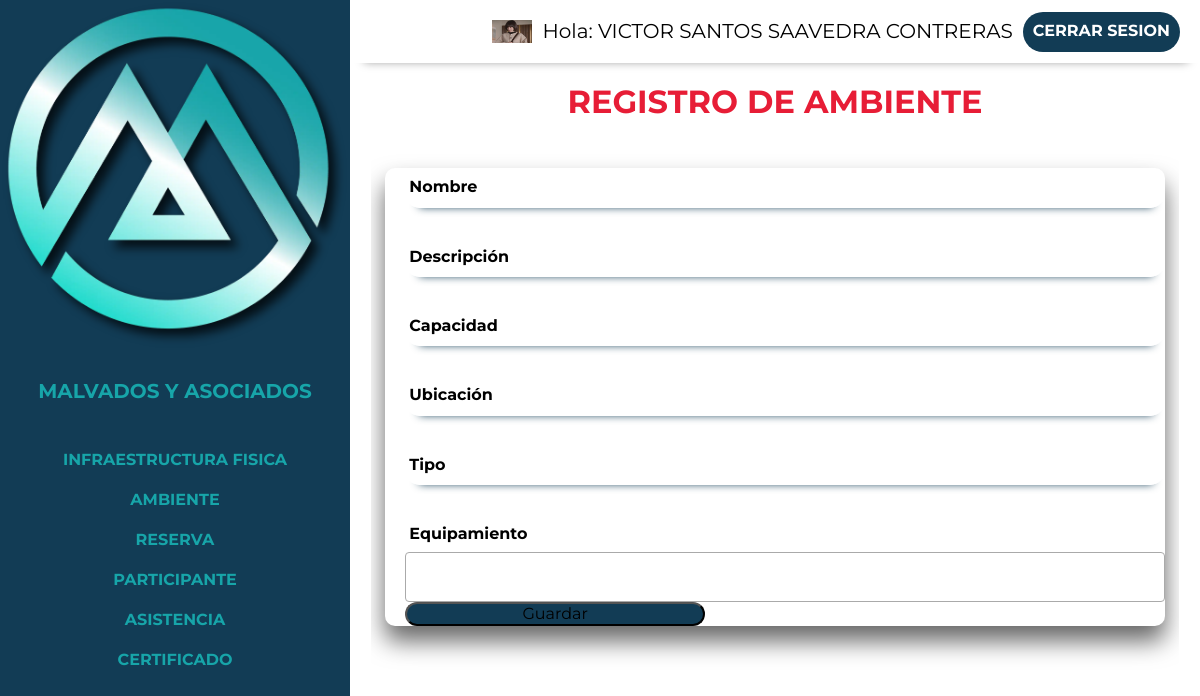
The page /control/crear-ambiente.php (signed in) on the database its author committed.
### tables this page shows
CREATE TABLE `usuario` (
  `id_usuario` int(20) NOT NULL,
  `nombre` varchar(60) NOT NULL,
  `apPaterno` varchar(50) NOT NULL,
  `apMaterno` varchar(50) NOT NULL,
  `email` varchar(60) NOT NULL,
  `password` char(60) DEFAULT NULL,
  `estado` varchar(60) DEFAULT NULL,
  `identidad` varchar(60) NOT NULL,
  `foto` varchar(200) DEFAULT NULL,
  `usuario` varchar(50) DEFAULT NULL,
  `celular` varchar(20) DEFAULT NULL,
  `fechaRegistro` date DEFAULT NULL,
  `token` varchar(50) DEFAULT NULL
);

### control/crear-ambiente.php (the view, shortened to what this page needs)
<?php require 'includes/header.php' ?>
<div class="contenedor">
    <div class="crear_principal">
        <h1>Registro de Ambiente</h1>
        <form action="save-ambiente.php" method="post" class="formulario">
            <fieldset>
                <div class="contenedor-campos ">
                    <div class="campo">
                        <input class="input-text" type="text"  name="nombre" id="nombre" required="">
                        <label>Nombre</label>
                    </div>
                    <div class="campo">
                        <input class="input-text" type="text" name="descripcion" id="descripcion"  required="">
                        <label>Descripción</label>
                    </div>
                    <div class="campo">
                        <input class="input-text" type="text" name="capacidad" id="capacidad"  required="">
                        <label>Capacidad</label>
                    </div>
                    <div class="campo">
                        <input class="input-text" type="text" name="ubicacion" id="ubicacion"  required="">
                        <label>Ubicación</label>
                    </div>
                    <div class="campo">
                        <input class="input-text" type="text" name="tipo" id="tipo"  required="">
                        <label>Tipo</label>
                    </div>
                    <div class="campo">
                         <label>Equipamiento</label><br/><br/>
                    </div>
                    <div class="campo">
                    </div>
                    <div class="botton-enviar">
                    <input  class="botton " type="submit" value="Guardar">
                    </div>
                </div>
            </fieldset>
        </form>
    </div>
</div>
<?php require 'includes/footer.php' ?>

### control/includes/header.php (shortened to what this page needs)
<!DOCTYPE html>
<html lang="en">
<head>
    <link rel="stylesheet" href="https://cdn.jsdelivr.net/npm/bootstrap-icons@1.10.4/font/bootstrap-icons.css">
    <link rel="stylesheet" href="../build/css/app.css">
    <link href="https://cdn.jsdelivr.net/npm/select2@4.1.0-rc.0/dist/css/select2.min.css" rel="stylesheet" />
</head>
<body>
<div class="dashboard">
    <aside class="sidebar">
        <div class="logo-principal">
            <img  loading="lazy"  width="50" heigth="80" src="../build/img/control/logo.webp" alt="desdeaqui">
            <a href="index.php"><h3>  Malvados y Asociados </h3></a>
        </div>
        <nav class="sidebar-nav flex">
            <a href="infraestructura.php">Infraestructura Fisica</a>
            <a href="ambiente.php">Ambiente</a>
            <a href="reserva.php">Reserva</a>
            <a href="participante.php">Participante</a>
            <a href="asistencia.php">Asistencia</a>
                <a href="certificado.php">Certificado</a>
        </nav>
    </aside>
    <div class="principal">
        <div class="barra flex">
            <img src="../build/img/control/sara.webp"  style="width:40px;height:23px;" class="rounded-pill">
            <p>Hola: <span>
                <?php
                $id=$_SESSION['id'];
                include("../app/conexion.php");
                $sql="select nombre, apPaterno, apMaterno from usuario where id_usuario='$id'";
                $resultado=mysqli_query($conectar,$sql);
                $filas=mysqli_fetch_assoc($resultado);
                 echo $filas['nombre'].' '.$filas['apPaterno'].' '.$filas['apMaterno'];
                ?>
                </span></p>
            <a href="../login/cerrar_session.php" class="cerrar-sesion">Cerrar Sesion</a>
        </div>

### build/css/app.css (style rules this page uses)
html { box-sizing:border-box;font-size:62.5% }
*,:after,:before { box-sizing:inherit }
body { font-family:Montserrat,sans-serif;font-size:1.6rem }
p { color:#000;font-size:2rem }
.contenedor { margin:0 auto;max-width:120rem;width:95% }
a { text-decoration:none }
h1,h2,h3 { margin:0 0 5rem }
h1 { font-size:4rem }
h3 { font-size:3rem }
img { display:block;height:auto;max-width:100%;width:100% }
html { -webkit-text-size-adjust:100%;line-height:1.15 }
body { margin:0 }
h1 { font-size:2em;margin:.67em 0 }
a { background-color:transparent }
img { border-style:none }
button,input,optgroup,select,textarea { font-family:inherit;font-size:100%;line-height:1.15;margin:0 }
button,input { overflow:visible }
[type=button],[type=reset],[type=submit],button { -webkit-appearance:button }
fieldset { padding:.35em .75em .625em }
.dashboard { background-color:#fff }
@media (min-width:768px) { .dashboard { display:flex;height:100vh } }
.dashboard .principal { flex:1 }
.sidebar { background-color:#123c55;width:100% }
@media (min-width:768px) { .sidebar { max-width:35rem } }
.sidebar h3 { color:#17a5a9;font-size:2rem;margin:0;padding:2rem;text-align:left }
.sidebar .sidebar-nav { flex-direction:column;margin-top:5rem }
.sidebar .sidebar-nav a { color:#17a5a9;font-weight:700;padding:1rem;text-align:left;transition-duration:.3s;transition-property:background-color;width:100% }
.barra { background-color:#fff;box-shadow:1px 12px 9px -13px rgba(0,0,0,.4);justify-content:flex-end;padding:1rem 2rem;transition-duration:.3s;transition-property:background-color }
.barra p { margin:1rem }
.barra a { background-color:#123c55;border-radius:5rem }
a { align-items:center;color:#fff;display:grid;font-weight:700;height:4rem;justify-content:center;padding:1rem;text-transform:uppercase;transition-duration:.3s;transition-property:background-color }
.botton { background-color:#123c55;border-radius:5rem;margin-top:0;text-align:center }
@media (min-width:768px) { .botton { max-width:40rem;width:20rem } }
@media (min-width:992px) { .botton { max-width:40rem;width:30rem } }
.flex { align-items:center;display:flex }
.crear_principal h1 { color:#e71d36;text-align:center;text-transform:uppercase }
.formulario fieldset { border:none }
.formulario { height:80vh;overflow:auto;padding-top:2rem }
.formulario label { display:block;font-weight:700 }
.formulario input:not([type=submit]),.formulario select,.formulario textarea { background-color:#fff;border:1px solid #fff;border-radius:1.5rem;box-shadow:1px 12px 9px -13px #123c55;display:block;margin-bottom:2rem;padding:1rem;width:100% }
@media (min-width:992px) { .formulario label { width:30rem } }
@media (min-width:992px) { .formulario .campo { align-items:baseline;display:flex;justify-content:center } }
.botton-enviar { color:#fff;font-weight:700 }
.contenedor-campos { border-radius:10px;box-shadow:0 15px 25px rgba(0,0,0,.6);padding-left:2rem }
.contenedor-campos .campo { position:relative }
.contenedor-campos .campo input { background:transparent;border:none;border-bottom:1px solid #fff;color:#000;font-size:1.6rem;margin-bottom:3rem;outline:none;padding:1rem 0;width:100% }
.contenedor-campos .campo label { color:#000;font-size:1.6rem;left:0;padding:1rem .4rem;pointer-events:none;position:absolute;top:0;transition:.5s }

### rows shown on the page
usuario: nombre "VICTOR SANTOS", apPaterno "SAAVEDRA", apMaterno "CONTRERAS"
